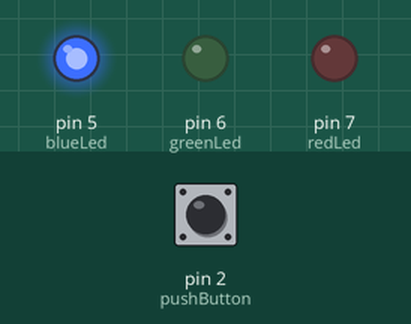
Bench run of a sketch on a simulated Arduino Uno, built with avr-gcc and run on an emulated ATmega328P. On the bench: output pins drawn as LEDs (lit = HIGH). Inputs (shaded band) come from the test bench; at power-on: pin 2 (pushButton) HIGH. Random numbers use the default seed unless the sketch sets one.

Above: at 1.2 s.
1.3 s: pin 2 (pushButton) pulsed LOW 2 times (0.12 s each, 0.3 s apart)
At 1.9 s:
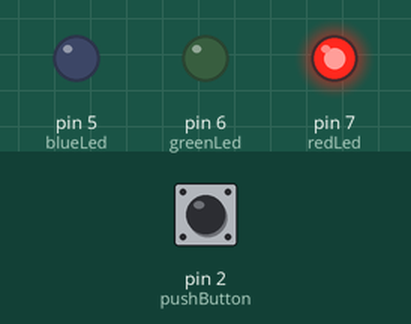
At 3.0 s:
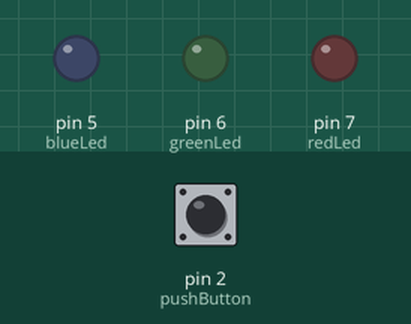
Timing chart, 0 to 10.9 s (numbered marks = the images above; inputs shaded):
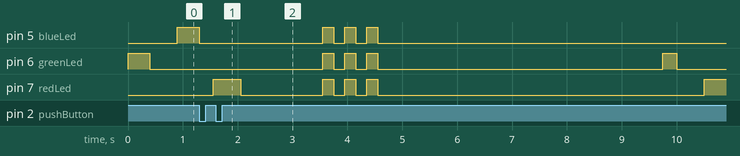

The sketch:

led_toggling_game.ino
```cpp
/*
  LED Toggling Game

  This program toggles various LEDs so the user can try to select when the Red LED Turns On

  Red LED Asigned to Pin 7
  Green LED Asigned to Pin 6
  Blue LED Asigned to Pin 5
  Push Button Asigned to Pin 2

  The circuit:
  1 Red LED
  1 Green LED
  1 Blue LED
  1 Push-button

  Created 11/3/19
  By Miguel Osuna
  Modified: -/-/-
  By: -----------
*/

// Define all the pins used
const int redLed = 7;
const int greenLed = 6;
const int blueLed = 5;
const int pushButton = 2;

// Define the variables used
int timeOn[] = {100, 250, 400, 500};
int timeOff[] = {250, 500, 1000, 1500};

// Declaring the volatile variable so they can be access by the ISR
volatile bool isWinner = false;
volatile bool isToggled = false;

void setup()
{
    pinMode(redLed, OUTPUT);
    pinMode(greenLed, OUTPUT);
    pinMode(blueLed, OUTPUT);
    pinMode(pushButton, INPUT_PULLUP);

    // We attach an interrupt to monitor the push button
    attachInterrupt(digitalPinToInterrupt(pushButton), checkToggle, FALLING);
    turnOffLeds();
}

void loop()
{
    int randomLed = random(1, 4);
    int duration = timeOn[random(1, 4)];
    ledToTurnOn(randomLed, duration);

    turnOffLeds();
    // Delay to make the game more unpredictable
    int delayTurnOff = timeOff[random(4)];
    delay(delayTurnOff);

    // Check if there is a winner
    if(isWinner == true)
    {
        // Reset the winning flag
        isWinner = false;
        gameWon();
    }
}

void ledToTurnOn(int led, int duration)
{
    switch(led)
    {
        // Red LED
        case 1:
            isToggled = true;
            digitalWrite(redLed, HIGH);
            break;

        // Green LED
        case 2:
            digitalWrite(greenLed, HIGH);
            break;

        // Blue Led
        case 3:
            digitalWrite(blueLed, HIGH);
            break;

        // Any other case
        default:
            break;
    }
    // Time that has to be turned on
    delay(duration);

    // Reset toggle flag
    isToggled = false;
}

void turnOffLeds()
{
    digitalWrite(redLed, LOW);
    digitalWrite(greenLed, LOW);
    digitalWrite(blueLed, LOW);
}

void gameWon()
{
    for(int i = 0; i < 3; i++)
    {

        digitalWrite(redLed, HIGH);
        digitalWrite(greenLed, HIGH);
        digitalWrite(blueLed, HIGH);
        delay(200);
        digitalWrite(redLed, LOW);
        digitalWrite(greenLed, LOW);
        digitalWrite(blueLed, LOW);
        delay(200);
    }

    // Time until the next game starts
    delay(5000);
}

// ISR to determine if button was pressed in the correct moment
void checkToggle()
{
    if(isToggled == true)
        isWinner = true;
}
```

Measured:
- by itself, pin 5 (blueLed): repeats every 0.40 s: HIGH 0.20 s, LOW 0.20 s, until it stays LOW from 4.6 s
